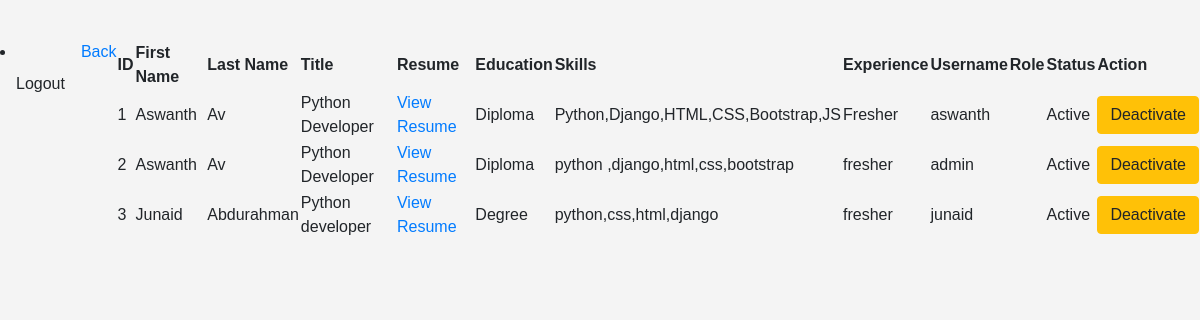
/applicant_details/admin_dashboard/ (signed in), run on an earlier commit of the app's database.
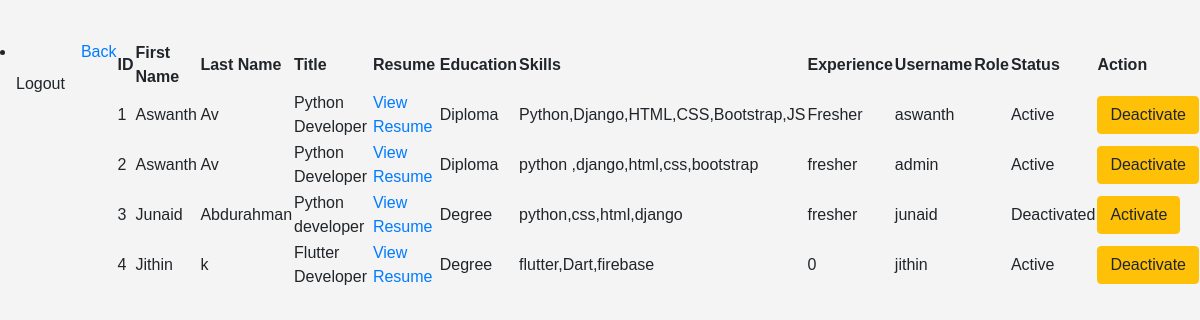
And on a later commit of the database.
### main_app/models.py (models this page shows, shortened)
class Applicant(models.Model):
    user = models.OneToOneField(CustomUser, on_delete=models.CASCADE)
    first_name = models.CharField(max_length=30, null=True)
    last_name = models.CharField(max_length=20, null=True)
    title = models.CharField(max_length=20, null=True)
    resume = models.FileField(upload_to='resumes/')
    education = models.ForeignKey(Education, on_delete=models.SET_NULL, null=True)
    skills = models.TextField()
    experience = models.TextField()

class Education(models.Model):
    EDUCATION_CHOICES = [
        ('HS', 'Higher Secondary'),
        ('DIP', 'Diploma'),
        ('DEG', 'Degree'),
        ('PG', 'Post Graduation'),
        ('MAS', 'Master'),
    ]
    education = models.CharField(max_length=30, choices=EDUCATION_CHOICES, blank=True)
    def __str__(self):
        return self.get_education_display()

class CustomUser(AbstractBaseUser, PermissionsMixin):
    username = models.CharField(max_length=100, unique=True)
    email = models.EmailField(blank=True, null=True)
    is_active = models.BooleanField(default=True, verbose_name='active')
    is_staff = models.BooleanField(default=False)
    is_superuser = models.BooleanField(default=False)
    role = models.IntegerField(choices=ROLE_CHOICES)
    created_at = models.DateTimeField(auto_now_add=True)
    updated_at = models.DateTimeField(auto_now=True)
    is_approved = models.BooleanField(default=True)
    USERNAME_FIELD = 'username'
    REQUIRED_FIELDS = []
    objects = CustomUserManager()

### main_app/views.py (the view)
# urls.py: path('applicant_details/admin_dashboard/',views.applicant_detail,name='applicant_detail'),
@login_required
def applicant_detail(request):
    applicant_obj = Applicant.objects.all()
    context = {'applicant_obj':applicant_obj}
    return render(request,'applicant_details.html',context)

### main_app/templates/applicant_details.html (shortened to what this page needs)
{% extends "base_of_admin.html" %}
{%block content %}
<li class="nav-item">
    <a class="nav-link" href="{% url 'logout' %}">Logout</a>
  </li>
<a class="btn-btn-primary" href="{% url 'admin_dashboard' %}">Back</a><br><br>
<div class="table-container">
    <table>
        <thead>
            <tr>
                <th>ID</th>
                <th>First Name</th>
                <th>Last Name</th>
                <th>Title</th>
                <th>Resume</th>
                <th>Education</th>
                <th>Skills</th>
                <th>Experience</th>
                <th>Username</th>
                <th>Role</th>
                <th>Status</th>
                <th>Action</th>
            </tr>
        </thead>
        <tbody>
            {% if applicant_obj %}
                {% for applicant in applicant_obj %}
                    <tr>
                        <td>{{ applicant.id }}</td>
                        <td>{{ applicant.first_name }}</td>
                        <td>{{ applicant.last_name }}</td>
                        <td>{{ applicant.title }}</td>
                        <td><a href="{{ applicant.resume.url }}">View Resume</a></td>
                        <td>{{ applicant.education }}</td>
                        <td>{{ applicant.skills }}</td>
                        <td>{{ applicant.experience }}</td>
                        <td>{{ applicant.user.username }}</td>
                        <td>{{ applicant.get_role_display }}</td>
                        <td>{{ applicant.user.is_active|yesno:"Active,Deactivated" }}</td>
                        <td>
                            <a href="{% url 'toggle_applicant_status' applicant.user.id %}" class="btn btn-warning">
                                {% if applicant.user.is_active %}
                                    Deactivate
                                {% else %}
                                    Activate
                                {% endif %}
                            </a>
                        </td>
                    </tr>
                {% endfor %}
            {% else %}
                <tr>
                    <td colspan="12">No applicants found</td>
                </tr>
            {% endif %}
        </tbody>
    </table>
</div>
{% endblock %}

### main_app/templates/base_of_admin.html (shortened to what this page needs)
<!DOCTYPE html>
<html lang="en">
<head>
<link rel="stylesheet" href="https://cdnjs.cloudflare.com/ajax/libs/font-awesome/6.0.0-beta3/css/all.min.css">
<link href="https://cdn.jsdelivr.net/npm/bootstrap@5.3.3/dist/css/bootstrap.min.css" rel="stylesheet">
<link href="https://maxcdn.bootstrapcdn.com/bootstrap/4.5.2/css/bootstrap.min.css" rel="stylesheet">
{% block content %}
{% endblock %}

### main_app/templates/applicant_details.html (style rules this page uses)
th { border-end-end-radius: 10px; margin-top: 30px; }

What changed in the data, as far as the page shows it:
changed through a linked row, Applicant "Junaid": user.is_active "Active" → "Deactivated"; text "Deactivate" → "Activate"
added Applicant: id "4", first_name "Jithin", last_name "k", title "Flutter Developer", education "Degree", skills "flutter,Dart,firebase", experience "0", user.username "jithin", user.is_active "Active", shows "Deactivate"
